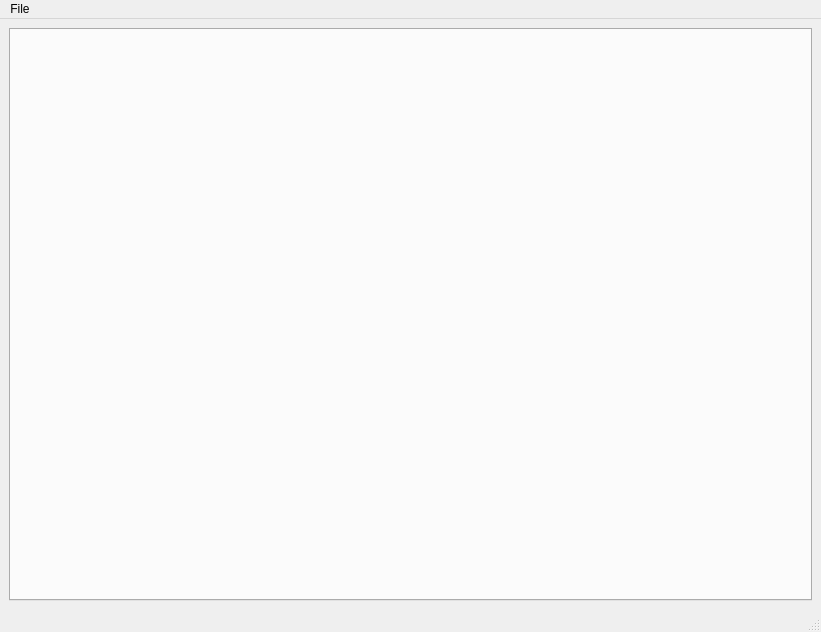
<?xml version="1.0" encoding="UTF-8"?>
<ui version="4.0">
 <class>MainWindow</class>
 <widget class="QMainWindow" name="MainWindow">
  <property name="geometry">
   <rect>
    <x>0</x>
    <y>0</y>
    <width>821</width>
    <height>632</height>
   </rect>
  </property>
  <property name="windowTitle">
   <string>MainWindow</string>
  </property>
  <widget class="QWidget" name="centralwidget">
   <layout class="QVBoxLayout" name="verticalLayout">
    <item>
     <widget class="QTabWidget" name="tabWidget">
      <property name="currentIndex">
       <number>-1</number>
      </property>
     </widget>
    </item>
   </layout>
  </widget>
  <widget class="QMenuBar" name="menubar">
   <property name="geometry">
    <rect>
     <x>0</x>
     <y>0</y>
     <width>821</width>
     <height>23</height>
    </rect>
   </property>
   <widget class="QMenu" name="menuFile">
    <property name="title">
     <string>File</string>
    </property>
    <addaction name="actionSettings"/>
   </widget>
   <addaction name="menuFile"/>
  </widget>
  <widget class="QStatusBar" name="statusbar"/>
  <action name="actionSettings">
   <property name="text">
    <string>Settings</string>
   </property>
  </action>
 </widget>
 <resources/>
 <connections/>
</ui>
